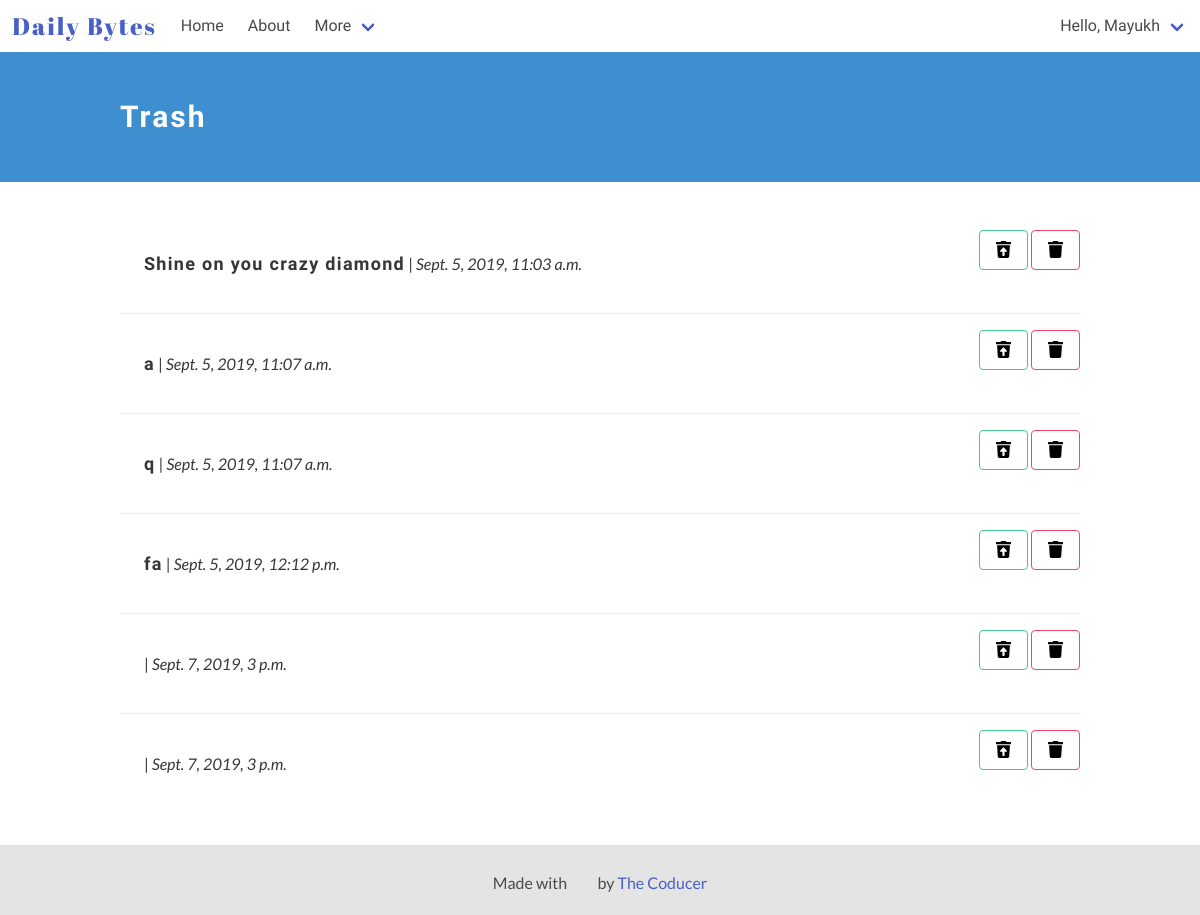
The app's page /trash/ (signed in), older data.
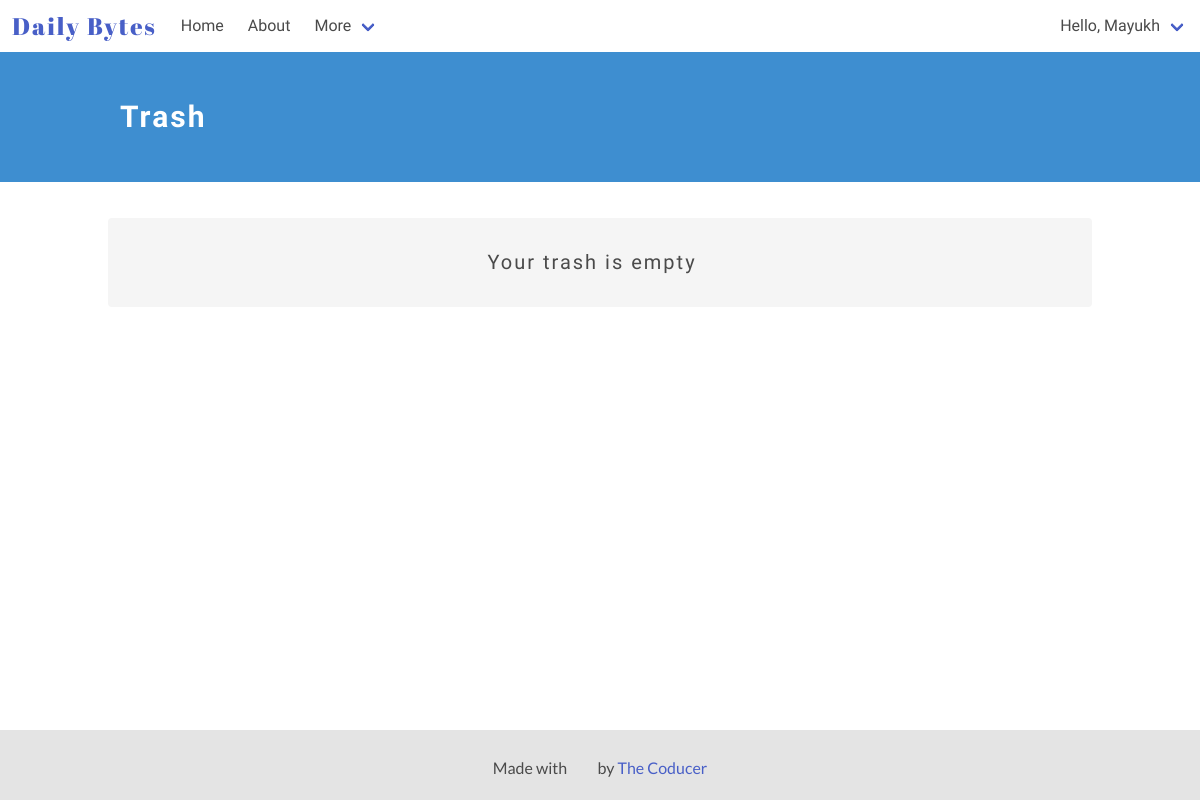
The same page, newer data.
### diary_app/models.py (models this page shows)
class Entry(models.Model):
    author = models.ForeignKey(User, on_delete=models.CASCADE) # User is an auth model
    title = models.CharField(max_length=100, default='', verbose_name="")
    text = RichTextUploadingField(verbose_name="")
    date_posted = models.DateTimeField(auto_now_add = True)
    trash = models.BooleanField(default=False)
    """ def __str__(self):
        return 'Entry #{}'.format(self.id) """
    class Meta:
        verbose_name_plural = 'entries'

### diary_app/views.py (the view)
# urls.py: path('trash/', views.Trash, name='trash'),
@login_required
def Trash(request):
        entries = Entry.objects.filter(author=request.user, trash=True)
        context = {'entries': entries}
        return render(request, 'diary_app/trash.html', context)

### diary_app/templates/diary_app/trash.html (shortened to what this page needs)
<!DOCTYPE html>
<html lang="en">
<head>
</head>
<body>
    {% extends "./base.html" %}
    {% block content %}
    {% load static %}
    <section class="hero is-info">
        <div class="hero-body">
        <div class="container">
            <h1 class="title">
                Trash
            </h1>
        </div>
        </div>
    </section>
    <section class="section">
        <div class="container">
        {% if entries %}
        {% for entry in entries %}
            <article class="media">
            <div class="media-content">
                <a href="/entry/{{entry.id}}">
                <div class="content notification readmore-div">
                    <p>
                        <strong class="entry-title">{{ entry.title }}</strong> | <i>{{ entry.date_posted }}</i>
                    </p>
                </div>
                </a>
            </div>
            <div class="media-right">
                    <a class="button is-success is-outlined" name="restore" value="restore" title="Restore from trash" href="/restore/{{entry.id}}"><img src="{% static '/images/restore.svg' %}" alt="Delete" width=15px height=15px color: red;></a>
                    <a class="button is-danger is-outlined" name="delete-forever" value="delete-forever" title="Delete forever" href="/delete/{{entry.id}}"><img src="{% static '/images/trash.svg' %}" alt="Delete" width=15px height=15px color: red;></a>
            </div>
            </article>
        {% endfor %}
        {% else %}
        <div class="columns notification">
            <div class="column">
                <p class="subtitle is-5 has-text-centered">
                    Your trash is empty
                </p>
            </div>
        {% endif %}
        </div>
    </section>
    {% endblock %}

Row changes from the older to the newer data that the page shows:
no longer on this page (row edited): Entry: title "Shine on you crazy diamond", date_posted "Sept. 5, 2019, 11:03 a.m."
no longer on this page (row edited): Entry: title "a", date_posted "Sept. 5, 2019, 11:07 a.m."
no longer on this page (row edited): Entry: title "q", date_posted "Sept. 5, 2019, 11:07 a.m."
no longer on this page (row edited): Entry: title "fa", date_posted "Sept. 5, 2019, 12:12 p.m."
no longer on this page (row edited): Entry: date_posted "Sept. 7, 2019, 3 p.m."
no longer on this page (row edited): Entry: date_posted "Sept. 7, 2019, 3 p.m."
Text that changed along with them:
text now shown: "Your trash is empty"
